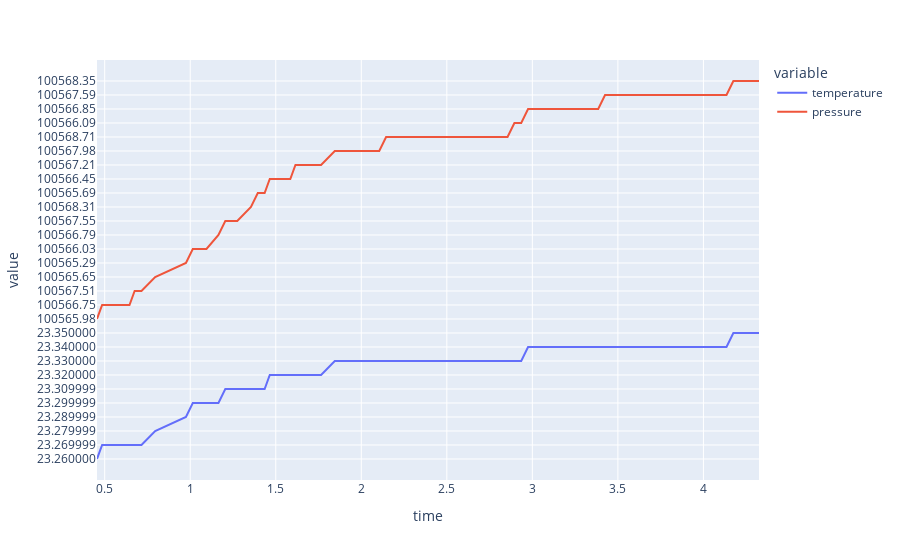

This figure's notebook cell:
### Markdown cell above
## BMP280 Data

### Code cell
bmpdf = pd.DataFrame(data=[el.split() for el in df.query("tag == 'bmp280' and type == 3").text],
                    index = df.query("tag == 'bmp280' and type == 3").time/1000,
                    columns=["temperature", "pressure"])
px.line(bmpdf)
